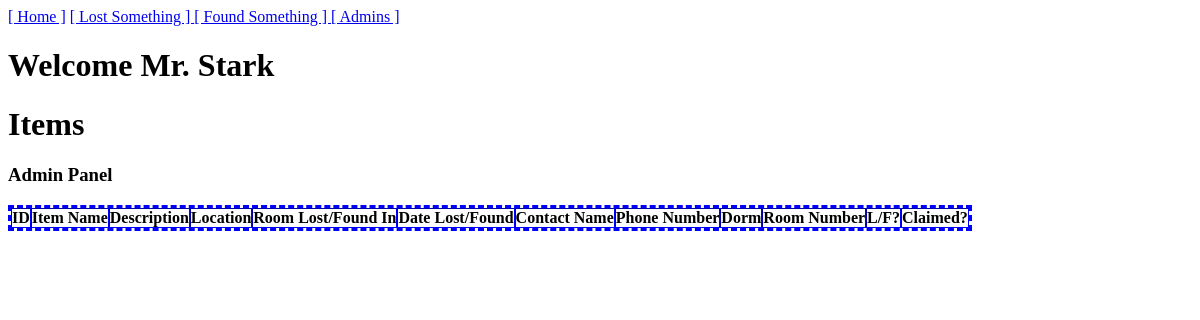
The app's page /login_success.php (signed in), older data.
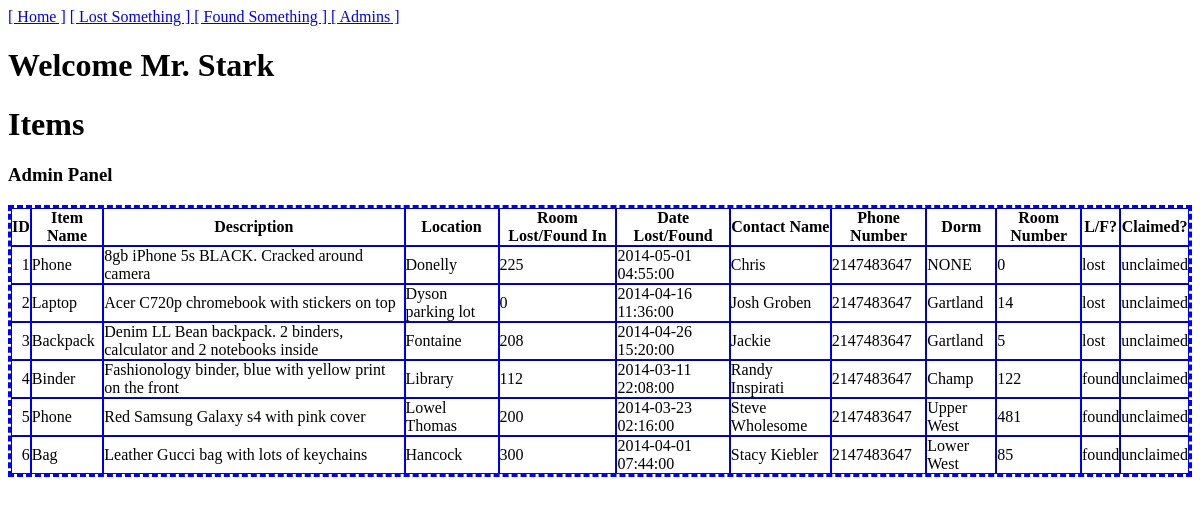
The same page, newer data.
### tables this page shows
CREATE TABLE IF NOT EXISTS stuff (
	stuff_id                  INT           AUTO_INCREMENT,
	stuff_name                TEXT          NOT NULL,
	description               TEXT          NOT NULL,
	location                  TEXT          NOT NULL,
	room_lf                 INT            not null ,
	date_lf                 datetime          not null ,
	name                      text                not null, 
	phone                     int                  not null, 
	dorm                      text not null, 
	room_num                  int not null, 
	status                    SET ("found" , "lost"),
	claimed				   SET("claimed", "unclaimed"),
	PRIMARY KEY (stuff_id)
);

### includes/helpers.php (the view, shortened to what this page needs)
<?php
	function show_all_admin_records($dbc) {
		$query = 'SELECT * FROM stuff ';
		$results = mysqli_query( $dbc , $query ) ;
		if( $results ){
			echo '<H1>Items</H1>' ;
			echo '<H3>Admin Panel</h3>';
			echo '<TABLE  border=1px cellpadding="0" cellspacing="0" style="border:3px dashed blue;">';
			echo '<TR>';
			echo '<TH>ID</TH>';
			echo '<TH>Item Name</TH>';
			echo '<TH>Description</TH>';
			echo '<TH>Location</TH>';
			echo '<TH>Room Lost/Found In</TH>';
			echo '<TH>Date Lost/Found</TH>';
			echo '<TH>Contact Name</TH>';
			echo '<TH>Phone Number</TH>';
			echo '<TH>Dorm</TH>';
			echo '<TH>Room Number</TH>';
			echo '<TH>L/F?</TH>';
			echo '<TH>Claimed?</TH>';
			echo '</TR>';
			while ( $row = mysqli_fetch_array( $results ) )
			{
				echo '<TR>' ;
				echo '<TD ALIGN=right>' . $row['stuff_id'] . '</TD>';
				echo '<TD>' . $row['stuff_name'] . '</TD>' ;
				echo '<TD>' . $row['description'] . '</TD>' ;
				echo '<TD>' . $row['location'] . '</TD>';
				echo '<TD>' . $row['room_lf'] . '</TD>';
				echo '<TD>' . $row['date_lf'] . '</TD>';
				echo '<TD>' . $row['name'] . '</TD>';
				echo '<TD>' . $row['phone'] . '</TD>';
				echo '<TD>' . $row['dorm'] . '</TD>';
				echo '<TD>' . $row['room_num'] . '</TD>';
				echo '<TD>' . $row['status'] . '</TD>';
				echo '<TD>' . $row['claimed'] . '</TD>';
				echo '</TR>' ;
			}
			echo '</TABLE>';
		}
	}
 ?>

### login_success.php (shortened to what this page needs)
<?php
		require( 'includes/helpers.php' ) ;
		$dbc = init('limbo_db');
?>
<html>
	<body>
		<a href="index.php">[ Home ]</a> <a href="lost.html">   [ Lost Something ]   </a>   <a href="found.html">   [ Found Something ]   </a>   <a href="main_login.php">   [ Admins ]   </a>
		<h1>Welcome Mr. Stark</h1>
		<?php
			show_all_admin_records($dbc);
		?>
	</body>
</html>

Row changes from the older to the newer data that the page shows:
added stuff: stuff_id "1", stuff_name "Phone", description "8gb iPhone 5s BLACK. Cracked around camera", location "Donelly", room_lf "225", date_lf "2014-05-01 04:55:00", name "Chris", phone "2147483647", dorm "NONE", room_num "0", status "lost", claimed "unclaimed"
added stuff: stuff_id "2", stuff_name "Laptop", description "Acer C720p chromebook with stickers on top", location "Dyson parking lot", room_lf "0", date_lf "2014-04-16 11:36:00", name "Josh Groben", phone "2147483647", dorm "Gartland", room_num "14", status "lost", claimed "unclaimed"
added stuff: stuff_id "3", stuff_name "Backpack", description "Denim LL Bean backpack. 2 binders, calculator and 2 notebooks inside", location "Fontaine", room_lf "208", date_lf "2014-04-26 15:20:00", name "Jackie", phone "2147483647", dorm "Gartland", room_num "5", status "lost", claimed "unclaimed"
added stuff: stuff_id "4", stuff_name "Binder", description "Fashionology binder, blue with yellow print on the front", location "Library", room_lf "112", date_lf "2014-03-11 22:08:00", name "Randy Inspirati", phone "2147483647", dorm "Champ", room_num "122", status "found", claimed "unclaimed"
added stuff: stuff_id "5", stuff_name "Phone", description "Red Samsung Galaxy s4 with pink cover", location "Lowel Thomas", room_lf "200", date_lf "2014-03-23 02:16:00", name "Steve Wholesome", phone "2147483647", dorm "Upper West", room_num "481", status "found", claimed "unclaimed"
added stuff: stuff_id "6", stuff_name "Bag", description "Leather Gucci bag with lots of keychains", location "Hancock", room_lf "300", date_lf "2014-04-01 07:44:00", name "Stacy Kiebler", phone "2147483647", dorm "Lower West", room_num "85", status "found", claimed "unclaimed"
